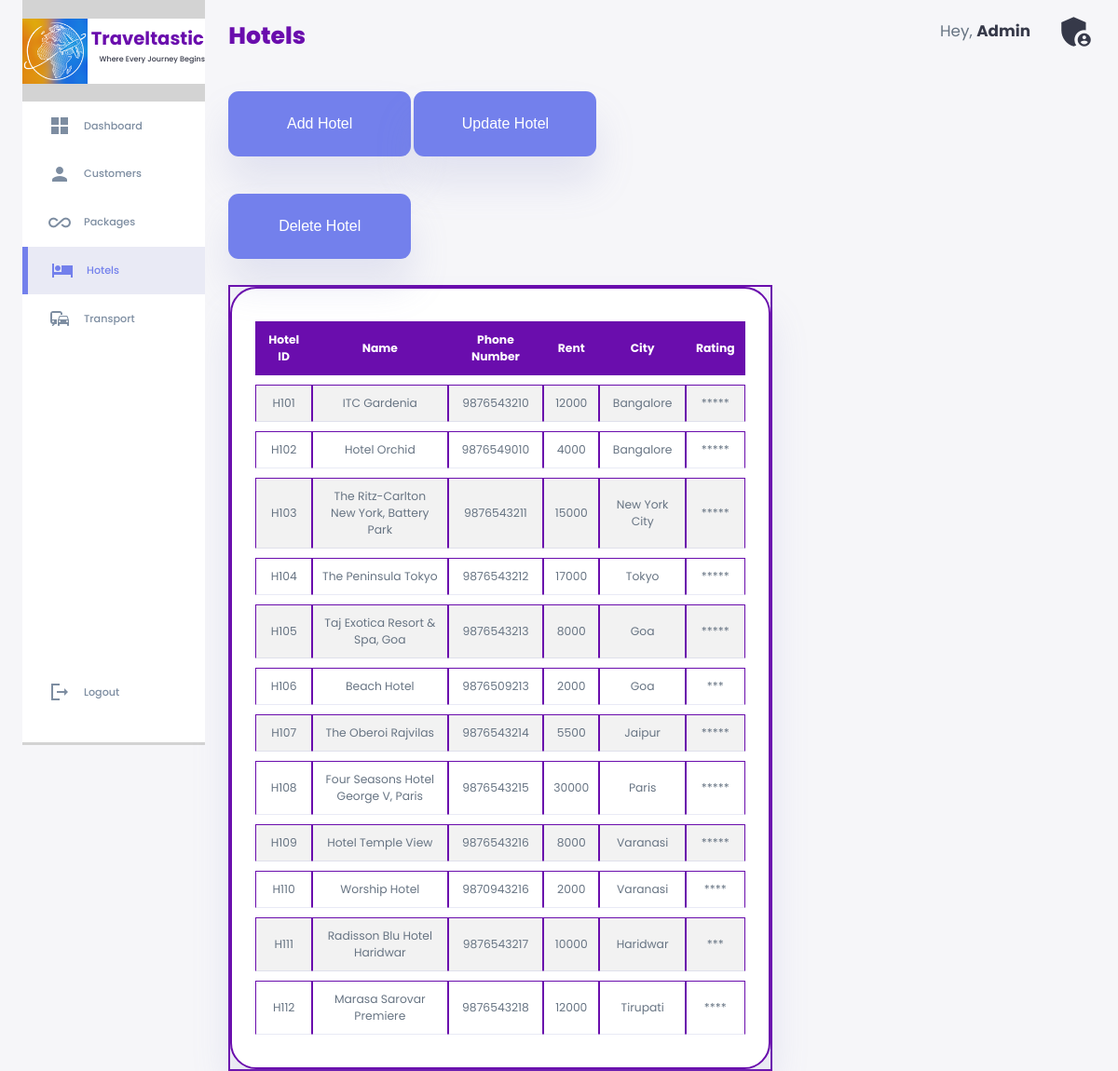
The page /Admin/hotel.php on the database its author committed.
### tables this page shows
create table Hotel(Hid varchar(10) primary key, Hname varchar(50) not null, Hphno varchar(10) unique, Hrent int default 1000, Hcity varchar(50) not null, Hrating enum('*','**','***','****','*****') not null);

### Admin/hotel.php (the view, shortened to what this page needs)
<!DOCTYPE html>
<html lang="en">
<head>
    <link rel="stylesheet" href="./style1.css">
</head>
<body>
    <div class="container">
        <aside>
            <div class="logo">
                <img src="Where Every Journey Beginslogo1.png">
                <h2>Traveltastic</h2>
                <h3>Where Every Journey Begins</h3>
            </div>
            <div class="sidebar">
                <a href="dashboard.php">
                    <span class="material-icons-sharp">grid_view</span>
                    <h3>Dashboard</h3>
                </a>
                <a href="customer.php">
                    <span class="material-icons-sharp">person</span>
                    <h3>Customers</h3>
                </a>
                <a href="package.php">
                    <span class="material-icons-sharp">all_inclusive</span>
                    <h3>Packages</h3>
                </a>
                <a href="hotel.php" class="active">
                    <span class="material-icons-sharp">hotel</span>
                    <h3>Hotels</h3>
                </a>
                <a href="transport.php">
                    <span class="material-icons-sharp">commute</span>
                    <h3>Transport</h3>
                </a>
                <a href="#">
                    <span class="material-icons-sharp">logout</span>
                    <h3>Logout</h3>
                </a>
            </div>
        </aside>
        <main>
            <h1>Hotels</h1>
            <div class="menu">
                <button class="button" onclick="openadd()">Add Hotel</button>
                <button class="button" onclick="openupdate()">Update Hotel</button>
                <button class="button" onclick="opendelete()">Delete Hotel</button>
            </div>
            <div id="hotelDetails" class="recentorder">
                <?php
                $host = "localhost";
                $username = "root";
                $password = "";
                $database = "tourismmanagementcompany";
                $conn = mysqli_connect($host, $username, $password, $database);
                $sql = "SELECT * FROM Hotel";
                $result = mysqli_query($conn, $sql);
                if (mysqli_num_rows($result) > 0) {
                    echo "<table>";
                    echo "<tr><th>Hotel ID</th><th>Name</th><th>Phone Number</th><th>Rent</th><th>City</th><th>Rating</th></tr>";
                    while ($row = mysqli_fetch_assoc($result)) {
                        echo "<tr>";
                        echo "<td>" . $row['Hid'] . "</td>";
                        echo "<td>" . $row['Hname'] . "</td>";
                        echo "<td>" . $row['Hphno'] . "</td>";
                        echo "<td>" . $row['Hrent'] . "</td>";
                        echo "<td>" . $row['Hcity'] . "</td>";
                        echo "<td>" . $row['Hrating'] . "</td>";
                        echo "</tr>";
                    }
                    echo "</table>";
                } else {
                    echo "No hotel details found.";
                }
                ?>
            </div>
        </main>
        <div class="right">
            <div class="top">
                <div class="profile">
                    <div class="info">
                        <p>Hey, <b>Admin</b></p>
                    </div>
                    <div class="profile-icon">
                        <span class="material-icons-sharp">admin_panel_settings</span>
                    </div>
                </div>
            </div>
        </div>
</body>
</html>

### Admin/style1.css (style rules this page uses)
:root { --color-primary: #7380ec; --color-danger: #ff7782; --color-success: #41f1b6; --color-warning: #ffbb55; --color-white: #fff; --color-info-dark: #7d8da1; --color-info-light: #dceleb; --color-dark: #363949; --color-light: rgba(132, 139, 200, 0.18); --color-primary-variant: #111e88; --color-dark-variant: #677483; --color-background: #f6f6f9; --card-border-radius: 2rem; --border-radius-1: 0.4rem; --border-radius-2: 0.8rem; --border-radius-3: 1.2rem; --card-padding: 1.8rem; --padding-1: 1.2rem; --box-shadow: 0 2rem 3rem var(--color-light); }
* { margin: 0; padding: 0; outline: 0; appearance: none; border: 0; text-decoration: none; list-style: none; box-sizing: border-box; }
html { font-size: 14px; }
body { width: 100vw; height: 100vh; font-family: poppins, sans-serif; font-size: 0.88rem; background: var(--color-background); user-select: none; overflow-x: hidden; color:var(--color-dark); }
.container { display: grid; width: 96%; margin: 0 auto; gap: 1.8rem; grid-template-columns: 14rem auto 23rem; }
a { color: var(--color-dark); }
img { display: block; width: 100%; }
h1 { font-weight: 800; font-size: 1.8rem; }
h2 { font-size: 1.4rem; }
h3 { font-size: 0.8rem; }
P { color: var(--color-dark-variant); }
b { color: var(--color-dark); }
aside { height: 100vh; background: lightgrey; }
aside .logo { display: flex; gap: 0.8rem; background: white; display: flex; align-items: center; justify-content: space-between; margin-top: 1.4rem; margin-bottom: 1.4rem; }
aside .logo img { width: 5rem; height: 5rem; }
aside .logo h2 { margin-left: -1.7rem; margin-top: -2rem; }
aside .logo h3 { display: inline-block; margin-left: -10rem; margin-top: 1.3rem; font-size: 8px; text-align: center; }
aside .sidebar { margin-top: -3rem; background: white; display: flex; flex-direction: column; height: 86vh; position: relative; top: 3rem; }
aside h3 { font-weight: 500; }
aside .sidebar a { display: flex; color: var(--color-info-dark); margin-left: 2rem; gap: 1rem; align-items: center; position: relative; height: 3.7rem; transition: all 300ms ease; }
aside .sidebar a:last-child { position: absolute; bottom: 2rem; width: 100%; }
aside .sidebar a.active { background: var(--color-light); color: var(--color-primary); margin-left: 0; }
aside .sidebar a.active:before { content:""; width: 6px; height: 100%; background: var(--color-primary); }
aside .sidebar a.active span { color: var(--color-primary); margin-left: calc(1rem - 3px); }
main { margin-top: 1.4rem; }
main .recentorder { margin-top:2rem; }
main .menu .button { height: 5rem ; width: 14rem; font-size: 16px; margin-top: 40px; border: none; cursor: pointer; border-radius: var(--border-radius-2); transition: background-color 0.3s ease; background-color: var(--color-primary); color: white; box-shadow: var(--box-shadow); }
main .recentorder table { background-color: var(--color-white); width: 100%; border-radius: var(--card-border-radius); padding: var(--card-padding); text-align: center; box-shadow: var(--box-shadow); transition: all 300ms; }
main table tbody td { height: 2.8rem; border-bottom: 1px solid var(--color-light); color: var(--color-dark-variant); }
.right { margin-top: 1.4rem; }
.right .top { display: flex; justify-content: end; }
.right .top .profile { display: flex; gap: 2rem; text-align: right; font-size: 1.2rem; }
.right .top .profile .profile-icon span { position:relative; top: -0.5rem; font-size: 2.5em; }
.recentorder { border: 2px solid #6a0dad }
h1, h2 { color: #6a0dad; }
table { width: 100%; border-collapse: separate; border-spacing: 0 10px; border: 2px solid #6a0dad; }
th, td { padding: 10px; text-align: center; border: 1px solid #6a0dad; }
th { background-color: #6a0dad; color: white; }
tr:nth-child(even) { background-color: #f2f2f2; }

### rows shown on the page
hotel: Hid "H101", Hname "ITC Gardenia", Hphno "9876543210", Hrent "12000", Hcity "Bangalore", Hrating "*****"
hotel: Hid "H102", Hname "Hotel Orchid", Hphno "9876549010", Hrent "4000", Hcity "Bangalore", Hrating "*****"
hotel: Hid "H103", Hname "The Ritz-Carlton New York, Battery Park", Hphno "9876543211", Hrent "15000", Hcity "New York City", Hrating "*****"
hotel: Hid "H104", Hname "The Peninsula Tokyo", Hphno "9876543212", Hrent "17000", Hcity "Tokyo", Hrating "*****"
hotel: Hid "H105", Hname "Taj Exotica Resort & Spa, Goa", Hphno "9876543213", Hrent "8000", Hcity "Goa", Hrating "*****"
hotel: Hid "H106", Hname "Beach Hotel", Hphno "9876509213", Hrent "2000", Hcity "Goa", Hrating "***"
hotel: Hid "H107", Hname "The Oberoi Rajvilas", Hphno "9876543214", Hrent "5500", Hcity "Jaipur", Hrating "*****"
hotel: Hid "H108", Hname "Four Seasons Hotel George V, Paris", Hphno "9876543215", Hrent "30000", Hcity "Paris", Hrating "*****"
hotel: Hid "H109", Hname "Hotel Temple View", Hphno "9876543216", Hrent "8000", Hcity "Varanasi", Hrating "*****"
hotel: Hid "H110", Hname "Worship Hotel", Hphno "9870943216", Hrent "2000", Hcity "Varanasi", Hrating "****"
hotel: Hid "H111", Hname "Radisson Blu Hotel Haridwar", Hphno "9876543217", Hrent "10000", Hcity "Haridwar", Hrating "***"
hotel: Hid "H112", Hname "Marasa Sarovar Premiere", Hphno "9876543218", Hrent "12000", Hcity "Tirupati", Hrating "****"
